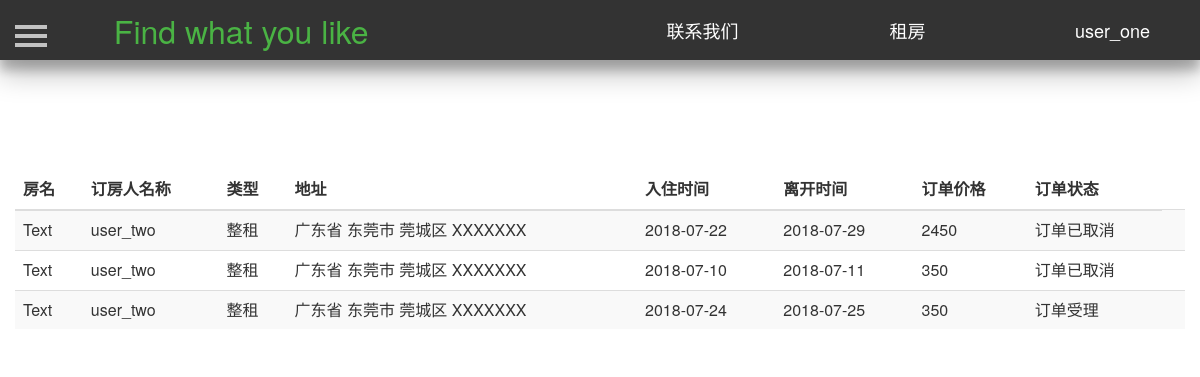
/rent_house/ (signed in), run on an earlier commit of the app's database.
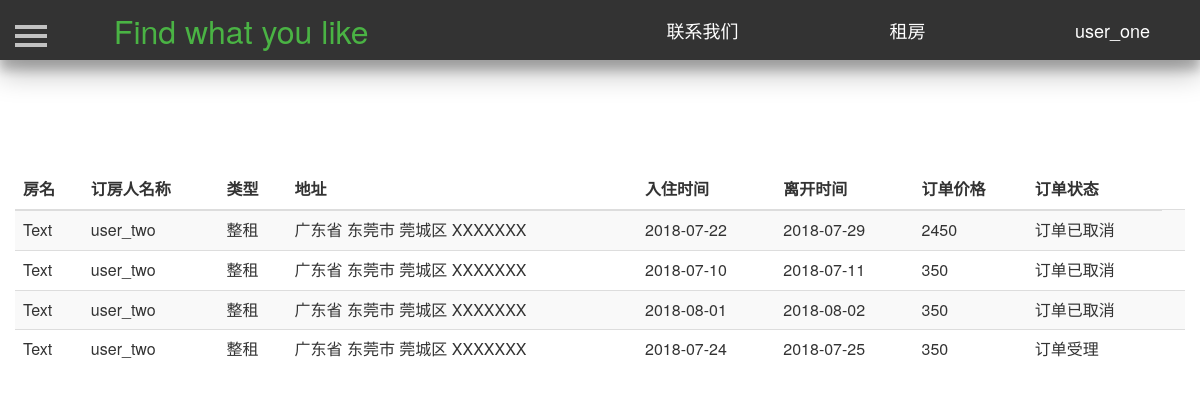
And on a later commit of the database.
### Renting/models.py (models this page shows, shortened)
class User(db.Model):
    id = db.Column(db.Integer, primary_key=True, autoincrement=True)  # ID 用户唯一的标识
    username = db.Column(db.String(10), unique=True)  # 用户名  唯一   最大10个字符
    password = db.Column(db.String(20))  # 密码   最大20个字符
    phone_number = db.Column(db.Integer, unique=True)  # 手机号码
    email = db.Column(db.String(25), unique=True)  # 邮箱  唯一
    salt = db.Column(db.String(32))  # 密码加盐

class House(db.Model):
    id = db.Column(db.Integer, primary_key=True, autoincrement=True)  # ID 房屋唯一的标识
    house_name = db.Column(db.String(20))  # 房屋名  唯一   最大10个字符
    house_type = db.Column(db.Integer)  # 房屋类型，0表示整租，1表示单间 ，2表示床位
    area = db.Column(db.Integer)  # 房屋面积
    people = db.Column(db.Integer)  # 可住人数
    bedroom = db.Column(db.Integer)  # 卧房数
    toilet = db.Column(db.Integer)  # 卫生间数
    kitchen = db.Column(db.Integer)  # 是否有厨房
    bed = db.Column(db.Integer)  # 床位数
    bed_type = db.Column(db.Integer)  # 床型 0表示单人床  1表示双人床
    price = db.Column(db.Integer)  # 租一天的价格
    description = db.Column(db.String(200))  # 房屋描述
    facility = db.Column(db.String(10))  # 房屋设施，0表示无，1表示有
    province = db.Column(db.String(10))  # 省
    city = db.Column(db.String(10))  # 市
    district = db.Column(db.String(10))  # 地区
    address = db.Column(db.String(100))  # 具体地址
    username = db.Column(db.String(10), db.ForeignKey('user.username'))  # 房屋主人的名字，外键
    status = db.Column(db.Integer)  # 房屋状态，0表示未审核，1表示通过,2表示未通过
    upload_time = db.Column(db.DateTime)  # 房屋上传时间
    url_one = db.Column(db.String(100))  # 房屋图片
    url_two = db.Column(db.String(100))  # 房屋图片
    url_three = db.Column(db.String(100))  # 房屋图片
    url_four = db.Column(db.String(100))  # 房屋图片
    url_five = db.Column(db.String(100))  # 房屋图片

class Order(db.Model):
    id = db.Column(db.Integer, primary_key=True, autoincrement=True)  # 订单唯一的ID
    house_id = db.Column(db.Integer, db.ForeignKey('house.id'))  # 房屋ID 作为外键
    seller = db.Column(db.String(10), db.ForeignKey('user.username'))  # 房屋的卖家  作为外键
    renter = db.Column(db.String(10), db.ForeignKey('user.username'))  # 房屋租户  作为外键
    start_time = db.Column(db.Date)  # 订单开始时间
    end_time = db.Column(db.Date)  # 订单结束时间
    total_price = db.Column(db.Integer)  # 订单的价格
    status = db.Column(db.Integer)  # 订单状态 0表示订单已取消  1表示订单未受理  2表示订单已受理  3表示订单正在取消

### Renting/views.py (the view)
@app.route('/rent_house/', methods={'post', 'get'})
def rent_myhouse():
    username = current_user.username
    result_seller = []
    seller_list = Order.query.filter_by(seller=username, status=0).all()
    seller_list_two = Order.query.filter_by(seller=username, status=2).all()
    for item in seller_list:
        one = {}
        one_house = House.query.filter_by(id=item.house_id).first()
        one['order'] = item
        one['house'] = one_house
        result_seller.append(one)
    for item in seller_list_two:
        one = {}
        one_house = House.query.filter_by(id=item.house_id).first()
        one['order'] = item
        one['house'] = one_house
        result_seller.append(one)
    return render_template('rent_house.html', result_seller=result_seller)

### Renting/models.py (called while the page is built)
@login_manager.user_loader
def load_user(userid):
    return User.query.get(userid)

### Renting/templates/rent_house.html (shortened to what this page needs)
<!DOCTYPE html>
<html lang="en">
	<head>
        <link href="https://cdn.bootcss.com/bootstrap/3.3.7/css/bootstrap.min.css" rel="stylesheet">
        <link href="/static/css/navigation.css" rel="stylesheet">
        <link href="/static/css/profile.css" rel="stylesheet">
         <link href="/static/css/sidebar.css" rel="stylesheet">
        <link type="text/css" href="/static/css/dialog.css"  rel="stylesheet"/>
	</head>
	<body>
       <header class="header-navigation" id="header">
            <nav>
                <div class="row">
                    <div class="col-md-3">
                        <font color="#4ab344" style="color: rgb(74, 179, 68);" size="6">Find what you like</font>
                    </div>
                    <div class="col-md-2 title">
                        <a href="javascript:showDialogContact()"><font color="#FFFFFF" style="color: rgb(255, 255, 255);" size="4">联系我们</font></a>
                    </div>
                    <div class="col-md-2 title">
                        <a href="/mainpage/" target="_blank"><font color="#FFFFFF" style="color: rgb(255, 255, 255);" size="4">租房</font></a>
                    </div>
                    <div class="col-md-2 title">
                        {% if current_user.is_authenticated %}
                        <a href="/profile/{{current_user.id}}">
                            <font color="#FFFFFF" style="color: rgb(255, 255, 255);" size="4">
                                {{current_user.username}}
                            </font>
                        </a>
                        {% else %}
                        <a href="javascript:showDialog()">
                            <font color="#FFFFFF" style="color: rgb(255, 255, 255);" size="4">
                                登陆注册
                            </font>
                        </a>
                        {% endif %}
                    </div>
                </div>
            </nav>
        </header>
       <div id="wrapper" style="margin-top=25px">
            <div id="page-content-wrapper">
                <button type="button" class="hamburger is-closed animated fadeInLeft" data-toggle="offcanvas">
                    <span class="hamb-top"></span>
                    <span class="hamb-middle"></span>
                    <span class="hamb-bottom"></span>
                </button>
                <div class="container">
                    <div class="row">
                        <table class="table table-striped" style="margin-top:100px">
                            <thead>
                                <tr>
                                    <th>房名</th>
                                    <th>订房人名称</th>
                                    <th>类型</th>
                                    <th>地址</th>
                                    <th>入住时间</th>
                                    <th>离开时间</th>
                                    <th>订单价格</th>
                                    <th>订单状态</th>
                                </tr>
                            </thead>
                            <tbody>
                            {% for item in result_seller: %}
                                <tr>
                                    <td>{{item['house'].house_name}}</td>
                                    <td>{{item['order'].renter}}</td>
                                    {% if item['house'].house_type==0 %}
                                    <td>整租</td>
                                    {% elif item['house'].house_type==1 %}
                                    <td>单间</td>
                                    {% else %}
                                    <td>床位</td>
                                    {% endif %}
                                    <td>{{item['house'].province}}省 {{item['house'].city}}市
                                        {% if item['house'].district !=None %}
                                        {{item['house'].district}}区
                                        {% endif %}
                                        {{item['house'].address}}
                                    </td>
                                    <td>{{item['order'].start_time}}</td>
                                    <td>{{item['order'].end_time}}</td>
                                    <td>{{item['order'].total_price}}</td>
                                    {% if item['order'].status == 0%}
                                    <td>订单已取消<td>
                                    {% elif item['order'].status == 1 %}
                                    <td>订单未受理<td>
                                    {% elif item['order'].status == 2 %}
                                    <td>订单受理<td>
                                    {% elif item['order'].status == 3 %}
                                    <td>订单取消中<td>
                                    {% endif %}
                                </tr>
                            {% endfor %}
                            </tbody>
                        </table>
                    </div>
                </div>
            </div>
        </div>
    </body>
</html>

### Renting/static/css/navigation.css (style rules this page uses)
.header-navigation { position: fixed; top: 0; width: 100%; height: 60px; line-height: 60px; background-color: #333; text-align: center; box-shadow: 0 14px 28px rgba(0,0,0,0.25), 0 10px 10px rgba(0,0,0,0.22); }

### Renting/static/css/profile.css (style rules this page uses)
.header-navigation { position: fixed; top: 0; width: 100%; height: 60px; line-height: 60px; background-color: #333; text-align: center; box-shadow: 0 14px 28px rgba(0,0,0,0.25), 0 10px 10px rgba(0,0,0,0.22); z-index: 9990; }

### Renting/static/css/sidebar.css (style rules this page uses)
body { position: relative; overflow-x: hidden; }
body, html { height: 100%; background-color: #FFFFFF !important; }
#wrapper { -moz-transition: all 0.5s ease; -o-transition: all 0.5s ease; -webkit-transition: all 0.5s ease; padding-left: 0; transition: all 0.5s ease; }
#page-content-wrapper { padding-top: 70px; width: 100%; }
.hamburger { background: transparent; border: none; display: block; height: 32px; margin-left: 15px; position: fixed; top: 20px; width: 32px; z-index: 9999; }
.hamburger.is-closed:before { -webkit-transform: translate3d(0, 0, 0); -webkit-transition: all 0.35s ease-in-out; color: #ffffff; content: ''; display: block; font-size: 14px; line-height: 32px; opacity: 0; text-align: center; width: 100px; }
.hamburger.is-closed .hamb-top { -webkit-transition: all 0.35s ease-in-out; background-color: rgba(255, 255, 255, 0.7); top: 5px; }
.hamburger.is-closed .hamb-middle { background-color: rgba(255, 255, 255, 0.7); margin-top: -2px; top: 50%; }
.hamburger.is-closed .hamb-bottom { -webkit-transition: all 0.35s ease-in-out; background-color: rgba(255, 255, 255, 0.7); bottom: 5px; }
.hamburger.is-closed .hamb-top, .hamburger.is-closed .hamb-middle, .hamburger.is-closed .hamb-bottom, .hamburger.is-open .hamb-top, .hamburger.is-open .hamb-middle, .hamburger.is-open .hamb-bottom { height: 4px; left: 0; position: absolute; width: 100%; }

### Renting/static/css/dialog.css (style rules this page uses)
body, html { font-size: 100%; margin: 0; }
*,:after,:before { box-sizing:border-box }
input, button { outline: none; border: none; }

What changed in the data, as far as the page shows it:
added Order: order.renter "user_two", order.start_time "2018-08-01", order.end_time "2018-08-02", order.total_price "350", status 0 (drawn)
Also different on the page:
new list line: "Text 广东 东莞 莞城 XXXXXXX"
new list line: "整租 省 市 区 订单已取消"
